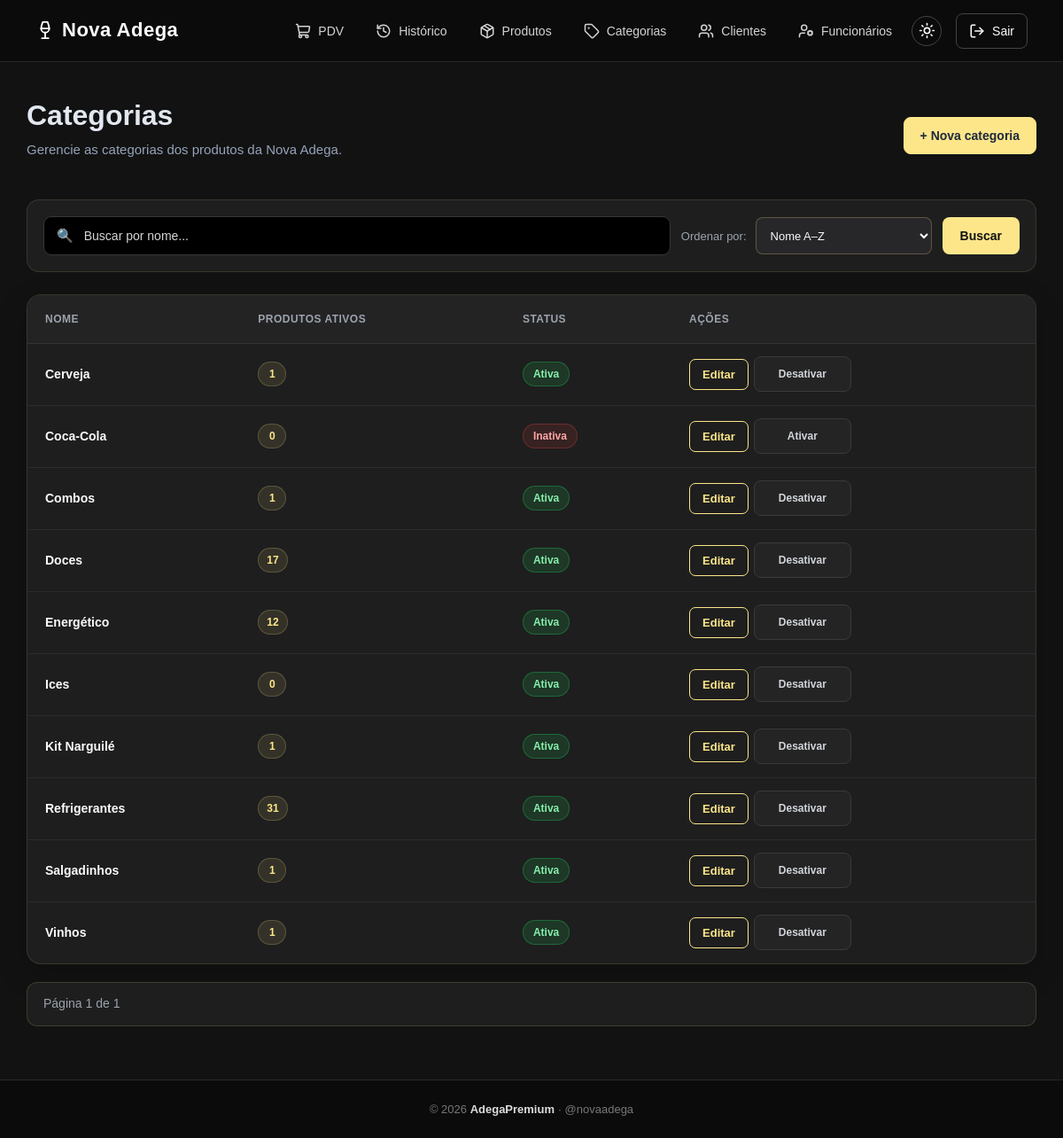
The page /categorias/ (signed in) on the database its author committed.
### app/models/categoria.py (models this page shows)
class Categoria(Base):
    __tablename__ = "categorias"
    id = Column(
        Integer,
        primary_key=True,
        autoincrement=True,
        index=True
    )
    nome = Column(
        String(100),
        nullable=False,
        unique=True
    )
    ativo = Column(
        Boolean,
        nullable=False,
        default=True
    )
    produtos = relationship(
        "Produto",
        back_populates="categoria",
        lazy="select"
    )

### app/controllers/categoria_controller.py (the view)
@router.get("/")
def listar_categorias(
    request: Request,
    busca: str = "",
    ordenar: str = "nome_az",
    pagina: int = 1,
    por_pagina: int = 14,
    db: Session = Depends(get_db),
    usuario=Depends(get_usuario_logado)
):
    if pagina < 1:
        pagina = 1
    por_pagina = max(1, min(por_pagina, 100))
    query = db.query(Categoria)
    if busca.strip():
        termo = f"%{busca.strip()}%"
        query = query.filter(
            Categoria.nome.ilike(termo)
        )
    total_categorias = query.count()
    todas_categorias = query.all()
    opcoes_ordenacao = [
        "nome_az",
        "nome_za",
        "mais_produtos",
        "menos_produtos"
    ]
    if ordenar not in opcoes_ordenacao:
        ordenar = "nome_az"
    if ordenar == "nome_az":
        todas_categorias.sort(
            key=lambda c: (c.nome or "").casefold()
        )
    elif ordenar == "nome_za":
        todas_categorias.sort(
            key=lambda c: (c.nome or "").casefold(),
            reverse=True
        )
    elif ordenar == "mais_produtos":
        todas_categorias.sort(
            key=lambda c: (
                -sum(1 for p in c.produtos if p.ativo),
                (c.nome or "").casefold()
            )
        )
    elif ordenar == "menos_produtos":
        todas_categorias.sort(
            key=lambda c: (
                sum(1 for p in c.produtos if p.ativo),
                (c.nome or "").casefold()
            )
        )
    total_paginas = max(
        1,
        (total_categorias + por_pagina - 1) // por_pagina
    )
    if pagina > total_paginas:
        pagina = total_paginas
    inicio = (pagina - 1) * por_pagina
    fim = inicio + por_pagina
    categorias = todas_categorias[inicio:fim]
    return templates.TemplateResponse(
        request,
        "categorias/index.html",
        {
            "request": request,
            "usuario": usuario,
            "categorias": categorias,
            "busca": busca,
            "ordenar": ordenar,
            "pagina": pagina,
            "por_pagina": por_pagina,
            "total_categorias": total_categorias,
            "total_paginas": total_paginas,
        }
    )

### app/templates/categorias/index.html (shortened to what this page needs)
{% extends "base.html" %}
{% block styles %}
<link rel="stylesheet" href="/static/CSS/categorias.css?v=12">
{% endblock %}
{% block content %}
<div class="container categorias-page">
    <section class="titulo-pagina">
        <div>
            <h1>Categorias</h1>
            <p>
                Gerencie as categorias dos produtos da Nova Adega.
            </p>
        </div>
        <a href="/categorias/nova" class="btn-nova">
            + Nova categoria
        </a>
    </section>
    <section class="filtros">
        <form method="get" action="/categorias">
            <div class="campo-busca">
                <span>🔍</span>
                <input
                    type="text"
                    name="busca"
                    placeholder="Buscar por nome..."
                    value="{{ busca }}"
                >
            </div>
            <div class="categorias-ordenacao">
                <label for="ordenar">
                    Ordenar por:
                </label>
                <select
                    name="ordenar"
                    id="ordenar"
                    onchange="this.form.submit()"
                >
                    <option value="nome_az"
                        {% if ordenar == 'nome_az' %}selected{% endif %}>
                        Nome A–Z
                    </option>
                </select>
            </div>
            <button type="submit" class="btn-filtrar">
                Buscar
            </button>
        </form>
    </section>
    <section class="categorias-listagem">
        <div class="categorias-tabela-desktop">
            <table>
                <thead>
                    <tr>
                        <th>Nome</th>
                        <th>Produtos ativos</th>
                        <th>Status</th>
                        <th>Ações</th>
                    </tr>
                </thead>
                <tbody>
                    {% for c in categorias %}
                    <tr>
                        <td class="categoria-nome">
                            {{ c.nome }}
                        </td>
                        <td>
                            <span class="quantidade-produtos">
                                {{ c.produtos
                                | selectattr('ativo')
                                | list
                                | length }}
                            </span>
                        </td>
                        <td>
                            {% if c.ativo %}
                            <span class="status ativo">
                                Ativa
                            </span>
                            {% else %}
                            <span class="status inativo">
                                Inativa
                            </span>
                            {% endif %}
                        </td>
                        <td>
                            <div class="acoes">
                                <a
                                    href="/categorias/{{ c.id }}/editar"
                                    class="btn-editar"
                                >
                                    Editar
                                </a>
                                <form
                                    action="/categorias/{{ c.id }}/toggle-ativo"
                                    method="post"
                                >
                                    <button
                                        type="submit"
                                        class="btn-status"
                                    >
                                        {{ "Desativar" if c.ativo else "Ativar" }}
                                    </button>
                                </form>
                            </div>
                        </td>
                    </tr>
                    {% endfor %}
                </tbody>
            </table>
        </div>
    </section>
    {% if total_categorias > 0 %}
    <div class="paginacao">
        <span>
            Página {{ pagina }} de {{ total_paginas }}
        </span>
    </div>
    {% endif %}
</div>
{% endblock %}

### app/static/CSS/home.css (style rules this page uses)
* { box-sizing: border-box; }
html { min-height: 100%; overflow-y: scroll; }
body { margin: 0; padding: 0; min-height: 100vh; font-family: Arial, Helvetica, sans-serif; background: #121212; color: #f9fafb; display: flex; flex-direction: column; }

### app/static/CSS/responsivo.css (style rules this page uses)
* { box-sizing: border-box; }
html { width: 100%; min-width: 0; overflow-x: clip; }
body { width: 100%; min-width: 0; max-width: 100%; margin: 0; }
button, input, select, textarea { max-width: 100%; font: inherit; }
h1, h2, h3, p, td, th, label { overflow-wrap: anywhere; }
.categorias-page .categorias-listagem { width: 100%; min-width: 0; max-width: 100%; }
.categorias-page .categorias-tabela-desktop { width: 100%; min-width: 0; max-width: 100%; overflow-x: auto; }
.categorias-page .categorias-tabela-desktop table { width: 100%; min-width: 650px; table-layout: auto; }
.categorias-page .categorias-tabela-desktop .acoes { display: flex; flex-wrap: wrap; gap: 6px; }
.home-container, .container, .conteudo, .pdv-container { width: 100%; max-width: 1500px; margin-left: auto; margin-right: auto; box-sizing: border-box; }
html, body { max-width: 100%; overflow-x: hidden; }
.page-wrapper, .page-wrapper > *, .container, .home-container, .pdv-container, .usuarios-container, .categorias-page { min-width: 0; max-width: 100%; }
.page-wrapper img, .page-wrapper svg, .page-wrapper input, .page-wrapper select, .page-wrapper textarea, .page-wrapper button { max-width: 100%; }
.page-wrapper input, .page-wrapper select, .page-wrapper textarea { min-width: 0; }
.page-wrapper .form-botoes, .page-wrapper .acoes { flex-wrap: wrap; }

### rows shown on the page
Categoria: nome "Cerveja", produtos|selectattr "1", shows "Ativa", ativo "Desativar"
Categoria: nome "Coca-Cola", produtos|selectattr "0", shows "Inativa", ativo "Ativar"
Categoria: nome "Combos", produtos|selectattr "1", shows "Ativa", ativo "Desativar"
Categoria: nome "Doces", produtos|selectattr "17", shows "Ativa", ativo "Desativar"
Categoria: nome "Energético", produtos|selectattr "12", shows "Ativa", ativo "Desativar"
Categoria: nome "Ices", produtos|selectattr "0", shows "Ativa", ativo "Desativar"
Categoria: nome "Kit Narguilé", produtos|selectattr "1", shows "Ativa", ativo "Desativar"
Categoria: nome "Refrigerantes", produtos|selectattr "31", shows "Ativa", ativo "Desativar"
Categoria: nome "Salgadinhos", produtos|selectattr "1", shows "Ativa", ativo "Desativar"
Categoria: nome "Vinhos", produtos|selectattr "1", shows "Ativa", ativo "Desativar"

### other values the page prints
{{ pagina }} "1"
{{ total_paginas }} "1"
